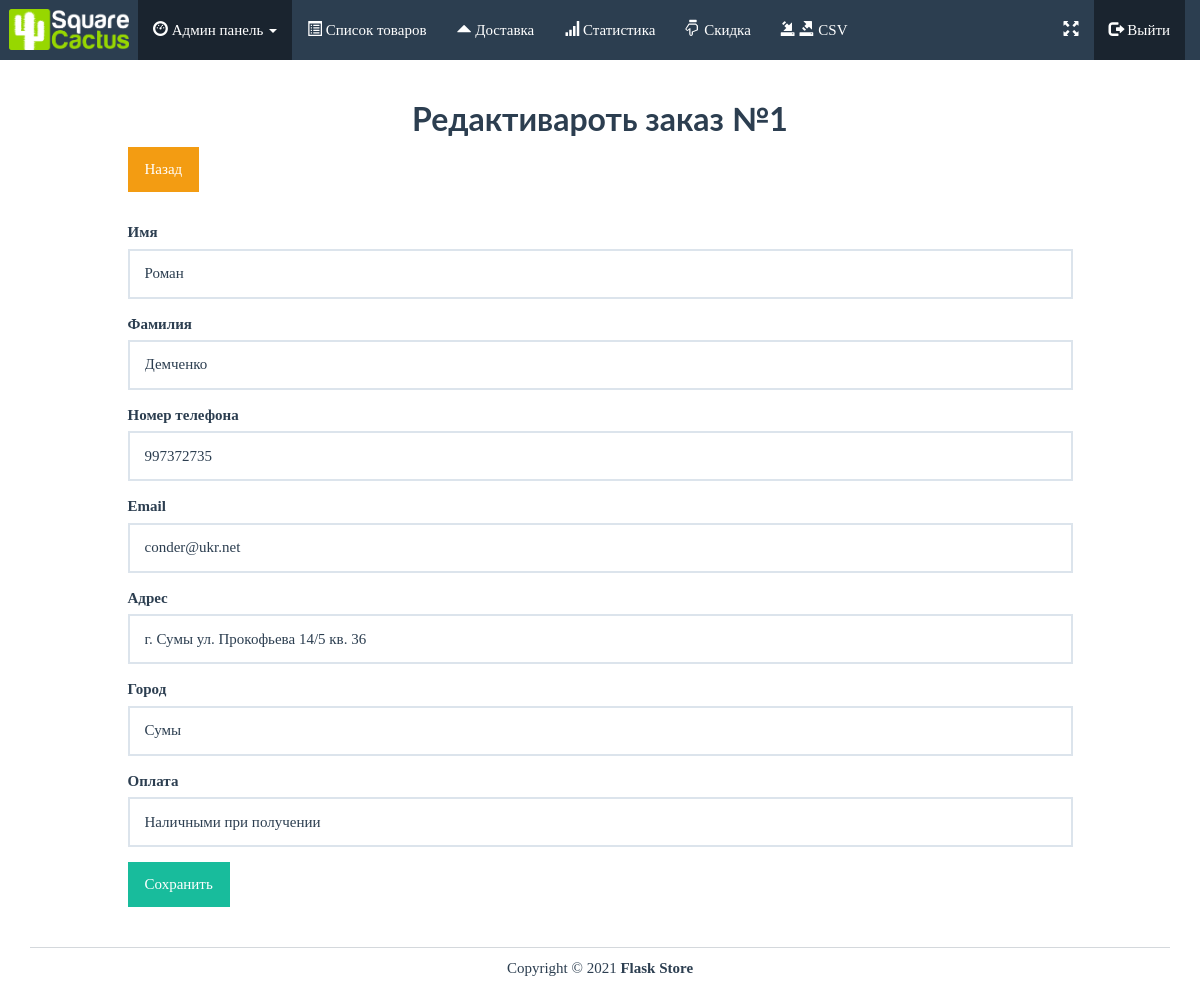
The page /admin/edit/order/1 (signed in) on the database its author committed.
### app.py (models this page shows, shortened)
class Order(db.Model):
    id = db.Column(db.Integer, primary_key=True)
    reference = db.Column(db.String(5))
    first_name = db.Column(db.String(20))
    last_name = db.Column(db.String(20))
    phone_number = db.Column(db.Integer)
    email = db.Column(db.String(50))
    address = db.Column(db.String(100))
    city = db.Column(db.String(100))
    state = db.Column(db.String(20))
    country = db.Column(db.String(20))
    status = db.Column(db.String(10))
    payment_type = db.Column(db.String(10))
    items = db.relationship('Order_Item', backref='order', lazy=True)

### app.py (the view, shortened to what this page needs)
@app.route('/admin/edit/order/<int:id>', methods=['POST', 'GET'])
@login_required
def edit_order(id):
    order = Order.query.get(id)
    count_cart = check_count()
    return render_template('admin/edit-order.html', admin=True, order=order, count_cart=count_cart)

### app.py (called while the page is built)
def check_count():
    count_cart = 0
    if 'cart' in session:
        for item in session['cart']:
            quantity = int(item['quantity'])
            count_cart += quantity
    else:
        count_cart = 0
    return count_cart

### templates/admin/edit-order.html (shortened to what this page needs)
{% extends "base.html" %}
{% block body %}
<div class="row pad">
	<div class="col-lg-12">
		<h2 class="bold text-center">Редактивароть заказ №{{ order.id }}</h2>
	</div>
</div>
<div class="row">
	<div class="col-lg-10 col-lg-offset-1">
        <button onclick="window.history.back();" class="btn btn-warning" style="margin-bottom: 30px;">Назад</button>
		<form method="POST" enctype="multipart/form-data">
                <div class="form-group">
                    <label>Имя</label>
                    <input type="text" name="first_name" class="form-control" value="{{ order.first_name }}" required>
                </div>
            <div class="form-group">
                    <label>Фамилия</label>
                    <input type="text" name="last_name" class="form-control" value="{{ order.last_name }}" required>
                </div>
            <div class="form-group">
                    <label>Номер телефона</label>
                    <input type="text" name="phone_number" class="form-control" value="{{ order.phone_number }}" required>
                </div>
            <div class="form-group">
                    <label>Email</label>
                    <input type="text" name="email" class="form-control" value="{{ order.email }}" required>
                </div>
            <div class="form-group">
                    <label>Адрес</label>
                    <input type="text" name="address" class="form-control" value="{{ order.address }}" required>
                </div>
            <div class="form-group">
                    <label>Город</label>
                    <input type="text" name="city" class="form-control" value="{{ order.city }}" required>
                </div>
            <div class="form-group">
                    <label>Оплата</label>
                    <input type="text" name="payment_type" class="form-control" value="{{ order.payment_type }}" required>
                </div>
                <button type="submit" class="btn btn-success">Сохранить</button>
            </form>
	</div>
</div>
{% endblock %}

### static/css/styles.css (style rules this page uses)
body { font-family: Ubuntu, verdana, georgia, serif, sans-serif; }
.bold { font-weight: bolder !important; }
div.panel, .btn, .navbar { border-radius: 0; }
.form-control { border-radius: 0; height: 50px; }
.pad { margin-top: 10px !important; }

### rows shown on the page
Order: id "1", first_name "Роман", last_name "Демченко", phone_number "997372735", email "conder@ukr.net", address "г. Сумы ул. Прокофьева 14/5 кв. 36", city "Сумы", payment_type "Наличными при получении"
